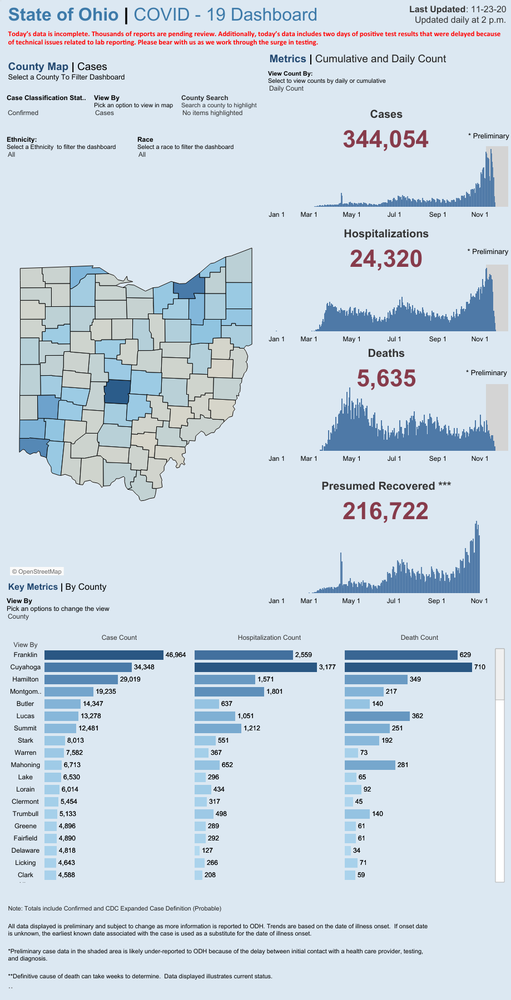
#> input picture demo_data/dev/image_files/ohio_all_cases.png, 511 x 1000 px, shrunk from 919 x 1799 before the run
$ python read_png2.py --image image_files/ohio_all_cases.png
#> lines starting #> are read from the running program, lines starting #| are printed output that depends on the picture
import cv2
from PIL import Image
import numpy as np
import matplotlib.pyplot as plt
import pytesseract
import argparse
import os

# [12 lines of commented-out code are left out]

ap = argparse.ArgumentParser()
ap.add_argument("-i", "--image", required=True,
                help="path to input image")
ap.add_argument("-p", "--preprocess", type=str, default="thresh",
                help="type of preprocessing")
args = vars(ap.parse_args())
image = cv2.imread(args["image"])
#> image is the input picture: shape (1000, 511, 3); mean B, G, R 228.6, 217.2, 203.8
gray = cv2.cvtColor(image, cv2.COLOR_BGR2GRAY)
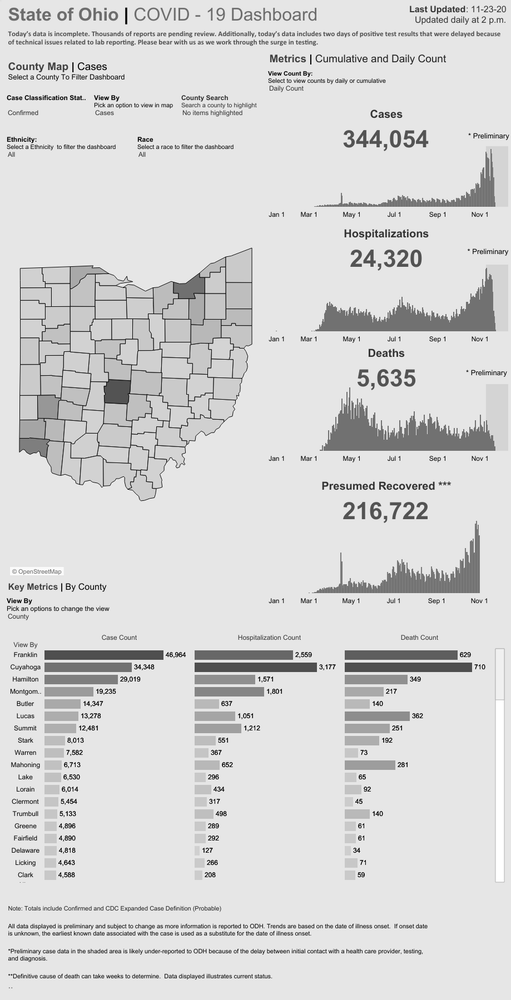
#> gray: shape (1000, 511); min 0, max 255, mean 214.8

#> (the run stopped early here; a loop or call above may not have finished)
